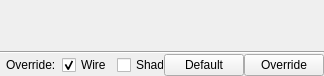
<?xml version="1.0" encoding="UTF-8"?>
<ui version="4.0">
 <class>mw_displayColor</class>
 <widget class="QMainWindow" name="mw_displayColor">
  <property name="geometry">
   <rect>
    <x>0</x>
    <y>0</y>
    <width>324</width>
    <height>76</height>
   </rect>
  </property>
  <property name="minimumSize">
   <size>
    <width>324</width>
    <height>76</height>
   </size>
  </property>
  <property name="maximumSize">
   <size>
    <width>324</width>
    <height>76</height>
   </size>
  </property>
  <property name="windowTitle">
   <string>Display Color</string>
  </property>
  <widget class="QWidget" name="centralwidget">
   <layout class="QGridLayout" name="gridLayout">
    <property name="margin">
     <number>0</number>
    </property>
    <property name="spacing">
     <number>0</number>
    </property>
    <item row="1" column="0">
     <widget class="QFrame" name="vf_tree">
      <layout class="QVBoxLayout" name="vl_tree">
       <property name="spacing">
        <number>0</number>
       </property>
       <property name="margin">
        <number>0</number>
       </property>
      </layout>
     </widget>
    </item>
    <item row="5" column="0">
     <layout class="QHBoxLayout" name="hl_buttons">
      <property name="spacing">
       <number>0</number>
      </property>
      <item>
       <widget class="QFrame" name="qf_options">
        <layout class="QHBoxLayout" name="hl_options">
         <property name="spacing">
          <number>8</number>
         </property>
         <property name="leftMargin">
          <number>6</number>
         </property>
         <property name="topMargin">
          <number>0</number>
         </property>
         <property name="rightMargin">
          <number>0</number>
         </property>
         <property name="bottomMargin">
          <number>0</number>
         </property>
         <item>
          <widget class="QLabel" name="l_override">
           <property name="minimumSize">
            <size>
             <width>0</width>
             <height>0</height>
            </size>
           </property>
           <property name="maximumSize">
            <size>
             <width>60</width>
             <height>16777215</height>
            </size>
           </property>
           <property name="text">
            <string>Override:</string>
           </property>
          </widget>
         </item>
         <item>
          <widget class="QCheckBox" name="cb_wire">
           <property name="text">
            <string>Wire</string>
           </property>
           <property name="checked">
            <bool>true</bool>
           </property>
          </widget>
         </item>
         <item>
          <widget class="QCheckBox" name="cb_shader">
           <property name="text">
            <string>Shader</string>
           </property>
          </widget>
         </item>
        </layout>
       </widget>
      </item>
      <item>
       <widget class="QPushButton" name="pb_default">
        <property name="text">
         <string>Default</string>
        </property>
       </widget>
      </item>
      <item>
       <widget class="QPushButton" name="pb_override">
        <property name="text">
         <string>Override</string>
        </property>
       </widget>
      </item>
     </layout>
    </item>
    <item row="2" column="0">
     <widget class="Line" name="line">
      <property name="orientation">
       <enum>Qt::Horizontal</enum>
      </property>
     </widget>
    </item>
   </layout>
  </widget>
 </widget>
 <resources/>
 <connections/>
</ui>
